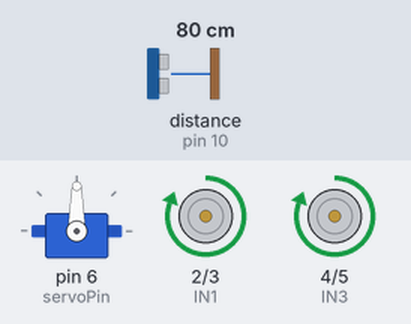
The sketch below on a simulated Arduino Uno, built with avr-gcc and run on an emulated ATmega328P. On the bench: servo, motor-driver pin pairs drawn as motors (green arrow = first pin HIGH = forward, orange = second pin HIGH = backward, longer = more drive). Wiring (inferred from the names in the program): ultrasonic range finder: trigger pin 9; echo pin 10. Inputs (shaded band) come from the test bench; at power-on: distance to the obstacle (sensor on pin 10) 80 cm. The echo pulse lasts 58.3 µs per cm.

Above: at 1.2 s.
1.3 s: distance to the obstacle (sensor on pin 10) set to 29 cm
2.8 s: distance to the obstacle (sensor on pin 10) set to 23 cm
At 3.12 s:
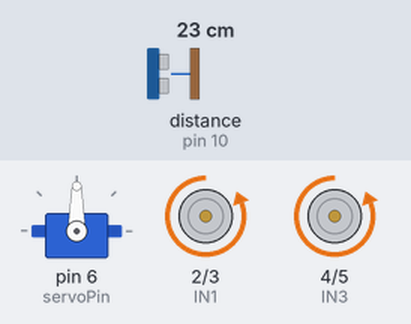
At 3.6 s:
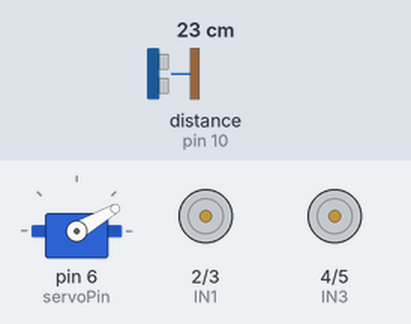
5.8 s: distance to the obstacle (sensor on pin 10) set to 2 cm
At 7.41 s:
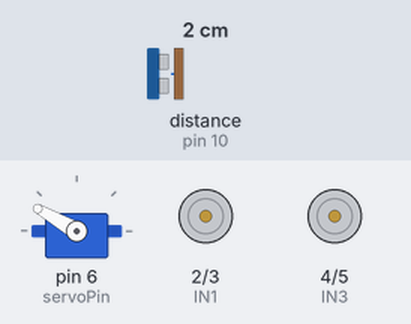
Timing chart, 0 to 14.8 s (numbered marks = the images above; inputs shaded):
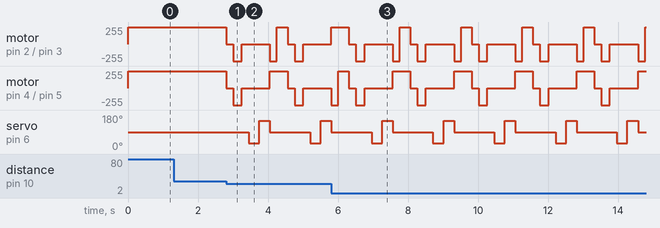

Measured:
- the behaviour switches between 27 and 26 cm on distance to the obstacle (sensor on pin 10) (found by bisection; images 0 and 1)
- after the input at 1.3 s, every drawn part: stays the same

The sketch:

code_object_detection_car.ino
```cpp
#include <Servo.h>

Servo myservo;

// Ultrasonic pins
const int trigPin = 9;
const int echoPin = 10;

// Motor pins
const int IN1 = 2;
const int IN2 = 3;
const int IN3 = 4;
const int IN4 = 5;

// Servo pin
const int servoPin = 6;

int obstacleDistance = 25;

long duration;
int distance;

void setup() {

  pinMode(trigPin, OUTPUT);
  pinMode(echoPin, INPUT);

  pinMode(IN1, OUTPUT);
  pinMode(IN2, OUTPUT);
  pinMode(IN3, OUTPUT);
  pinMode(IN4, OUTPUT);

  myservo.attach(servoPin);
  myservo.write(90);

  Serial.begin(9600);
}

int getDistance() {

  digitalWrite(trigPin, LOW);
  delayMicroseconds(2);

  digitalWrite(trigPin, HIGH);
  delayMicroseconds(10);
  digitalWrite(trigPin, LOW);

  duration = pulseIn(echoPin, HIGH);

  distance = duration * 0.034 / 2;

  return distance;
}

void forward() {

  digitalWrite(IN1, HIGH);
  digitalWrite(IN2, LOW);

  digitalWrite(IN3, HIGH);
  digitalWrite(IN4, LOW);
}

void backward() {

  digitalWrite(IN1, LOW);
  digitalWrite(IN2, HIGH);

  digitalWrite(IN3, LOW);
  digitalWrite(IN4, HIGH);
}

void stopCar() {

  digitalWrite(IN1, LOW);
  digitalWrite(IN2, LOW);

  digitalWrite(IN3, LOW);
  digitalWrite(IN4, LOW);
}

void left() {

  digitalWrite(IN1, LOW);
  digitalWrite(IN2, HIGH);

  digitalWrite(IN3, HIGH);
  digitalWrite(IN4, LOW);
}

void right() {

  digitalWrite(IN1, HIGH);
  digitalWrite(IN2, LOW);

  digitalWrite(IN3, LOW);
  digitalWrite(IN4, HIGH);
}

void loop() {

  int front = getDistance();

  if (front > obstacleDistance) {

    forward();

  } else {

    stopCar();
    delay(200);

    backward();       // move back slightly
    delay(250);

    stopCar();
    delay(200);

    // Scan Right
    myservo.write(30);
    delay(300);
    int rightDist = getDistance();

    // Scan Left
    myservo.write(150);
    delay(300);
    int leftDist = getDistance();

    // Center servo
    myservo.write(90);

    if (rightDist > leftDist) {

      right();
      delay(200);

    } else {

      left();
      delay(200);
    }

    forward();   // move ahead after turning
    delay(300);
  }
}
```
